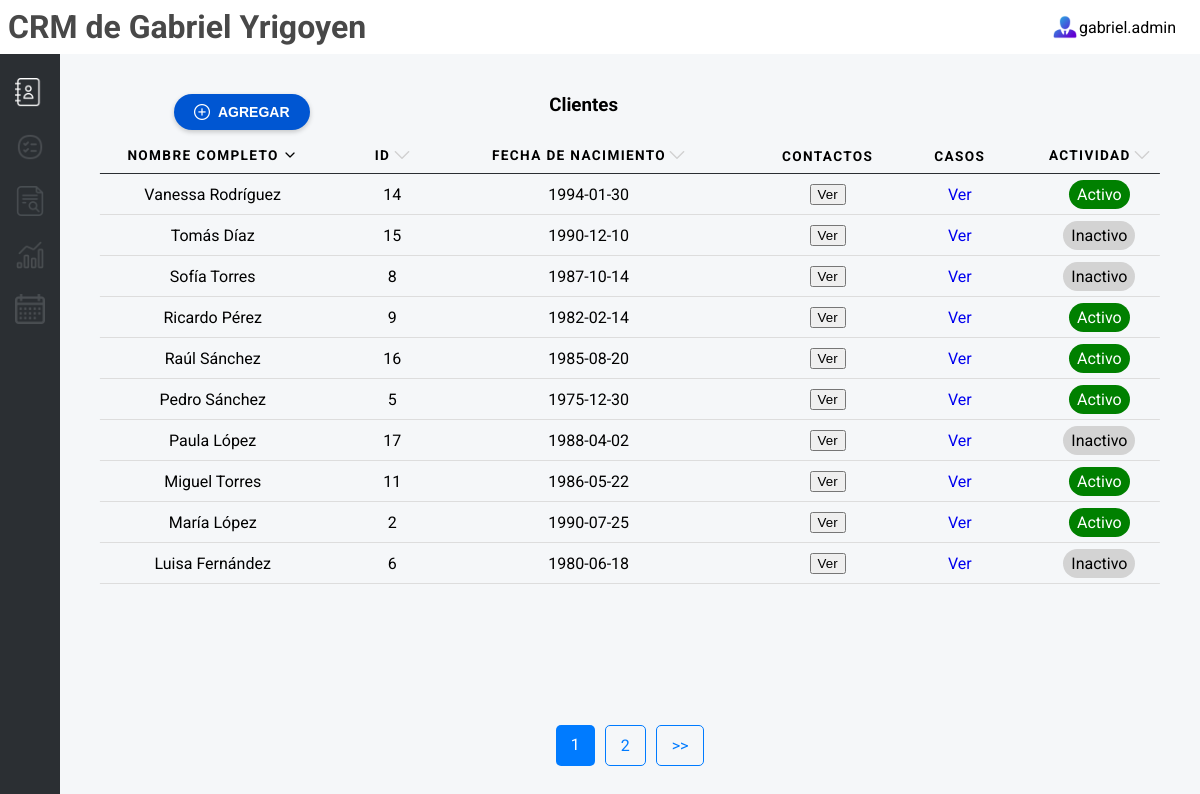
The app's page /contacts/page/1/nombre_completo/desc, older data.
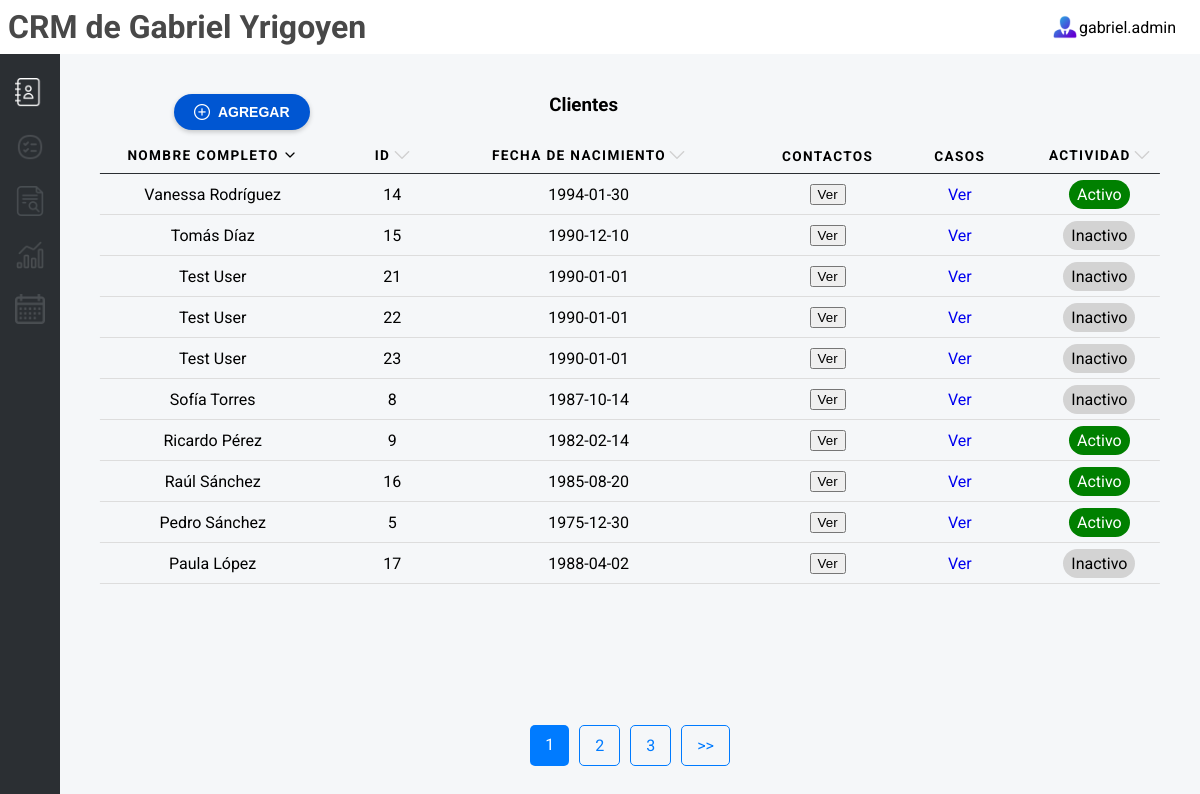
The same page, newer data.
### tables this page shows
CREATE TABLE clientes (
            id INTEGER PRIMARY KEY AUTOINCREMENT,
            nombre_completo TEXT NOT NULL,
            telefono TEXT,
            email TEXT UNIQUE,
            preferencias TEXT,
            fecha_nacimiento TEXT,
            estado_actividad TEXT DEFAULT 'Inactivo',
            notas TEXT
        );

### app.py (the view)
@app.route('/contacts', defaults={'page': 1, 'order_by': 'nombre_completo', 'order_direction': 'asc'})
@app.route('/contacts/page/<int:page>/<order_by>/<order_direction>')
def contacts(page, order_by, order_direction):
    per_page = 10  # Número de registros por página
    offset = (page - 1) * per_page  # Calcular el desplazamiento
    clientes = get_records('clientes', order_by=order_by, order_direction=order_direction, limit=per_page, offset=offset)
    total_records = get_total_records('clientes')
    total_pages = (total_records + per_page - 1) // per_page  # Redondeo hacia arriba
    return render_template(
        "contacts.html",
        clientes=clientes,
        current_page=page,
        total_pages=total_pages,
        message="Clientes",
        order_by=order_by,
        order_direction=order_direction
    )

### db_connection.py (called while the page is built)
def conectar():
    try:
        print("Conexión exitosa a la base de datos")
        return sqlite3.connect('crm_law_firm.db')
    except sqlite3.Error as e:
        print(f"Error al conectar a la base de datos: {e}")
        return None

def get_total_records(table_name):
    conn = conectar()
    cursor = conn.cursor()
    query = f"SELECT COUNT(*) FROM {table_name}"
    cursor.execute(query)
    total_records = cursor.fetchone()[0]
    conn.close()
    return total_records

def get_records(table_name, order_by, order_direction='asc', limit=10, offset=0):
    conn = conectar()
    cursor = conn.cursor()
    if order_direction not in ['asc', 'desc']:
        order_direction = 'asc'
    query = f"SELECT * FROM {table_name} ORDER BY {order_by} {order_direction} LIMIT ? OFFSET ?"
    cursor.execute(query, (limit, offset))
    records = cursor.fetchall()
    conn.close()
    return records

### templates/contacts.html (shortened to what this page needs)
{% include 'header.html' %}
<div id="contacts-tools">
  <div class="dashboard-content">
    <div class="table-top">
      <button class="button-add" onclick="openModal()">
      <img src="{{ url_for('static', filename='add-white.png') }}" alt="Add">
      Agregar
    </button><h3>{{ message }}</h3></div>
    <table>
      <thead>
        <tr>
          <th scope="col">
            <span>Nombre Completo
              <a href="/contacts/page/{{ current_page }}/nombre_completo/{{ 'desc' if order_direction == 'asc' else 'asc' }}">
                <img class="filter" src="{{ url_for('static', filename='up.png') if order_direction == 'asc' and order_by == 'nombre_completo' else (url_for('static', filename='down.png') if order_direction == 'desc' and order_by == 'nombre_completo' else url_for('static', filename='arrow-grey.png')) }}
                " alt="Orden">
              </a>
            </span>
          </th>
          <th scope="col"><span>ID <a href="/contacts/page/{{ current_page }}/id/{{ 'desc' if order_by == 'id' and order_direction == 'asc' else 'asc' }}">
            <img class="filter" src="{{ url_for('static', filename='up.png') if order_direction == 'asc' and order_by == 'id' else (url_for('static', filename='down.png') if order_direction == 'desc' and order_by == 'id' else url_for('static', filename='arrow-grey.png')) }}
            " alt="Ordenar por Estado Actividad">
          </a></span></th>
          <th scope="col">
            <span>Fecha de Nacimiento <a href="/contacts/page/{{ current_page }}/fecha_nacimiento/{{ 'desc' if order_by == 'fecha_nacimiento' and order_direction == 'asc' else 'asc' }}">
              <img class="filter" src="{{ url_for('static', filename='up.png') if order_direction == 'asc' and order_by == 'fecha_nacimiento' else (url_for('static', filename='down.png') if order_direction == 'desc' and order_by == 'fecha_nacimiento' else url_for('static', filename='arrow-grey.png')) }}
              " alt="Ordenar por Estado Actividad">
            </a></span>
          </th>
          <th scope="col">Contactos</th>
          <th scope="col">Casos</th>
          <th scope="col"><span>Actividad <a href="/contacts/page/{{ current_page }}/estado_actividad/{{ 'desc' if order_by == 'estado_actividad' and order_direction == 'asc' else 'asc' }}">
            <img class="filter" src="{{ url_for('static', filename='up.png') if order_direction == 'asc' and order_by == 'estado_actividad' else (url_for('static', filename='down.png') if order_direction == 'desc' and order_by == 'estado_actividad' else url_for('static', filename='arrow-grey.png')) }}
            " alt="Ordenar por Estado Actividad">
          </a></span></th>
        </tr>
      </thead>
      <tbody>
        {% for cliente in clientes %}
        <tr>
          <td data-label="Nombre Completo">{{ cliente[1] }}</td>
          <td data-label="ID">{{ cliente[0] }}</td>
          <td data-label="Fecha de nacimiento">{{ cliente[5] }}</td>
          <td data-label="Contactos"><button class="verBtn" data-nombre="{{ cliente[1] }}"
              data-telefono="{{ cliente[2] }}" data-email="{{ cliente[3] }}">Ver</button></td>
          <td data-label="Casos"><a href="/casos/{{ cliente[1] }}">Ver</a></td>
          <td data-label="Actividad">
            <span class="estado {% if cliente[6] == 'Activo' %}verde{% else %}gris{% endif %}">
              {{ cliente[6] }}
            </span>
          </td>
        </tr>
        {% endfor %}
      </tbody>
    </table>
    <section class="pagination">
      {% for page in range(1, total_pages + 1) %}
        <a href="/contacts/page/{{ page }}/{{ order_by }}/{{ order_direction }}" class="{% if page == current_page %}active{% endif %}">
          {{ page }}
        </a>
      {% endfor %}
      {% if current_page < total_pages %}
        <a href="/contacts/page/{{ current_page + 1 }}/{{ order_by }}/{{ order_direction }}">>></a>
      {% endif %}
    </section>
  </div>
</div>
{% include 'footer.html' %}

### templates/header.html (shortened to what this page needs)
<!DOCTYPE html>
<html lang="en">
<head>
  <link rel="stylesheet" href="{{ url_for('static', filename='style.css') }}">
  <link rel="stylesheet" href="{{ url_for('static', filename='calendar.css') }}">
  <link rel="stylesheet" href="{{ url_for('static', filename='cases.css') }}">
  <link rel="stylesheet" href="{{ url_for('static', filename='carta-pop.css') }}">
</head>
<body>
  <header>
    <a href="/"><h1>CRM de Gabriel Yrigoyen</h1></a>
    <div class="account-select"><img src="{{ url_for('static', filename='manager.png') }}"
        alt="manager-pic"><span>gabriel.admin</span></div>
  </header>
  <div id="dashboard">
    <div id="tool-select">
      <a href="/contacts"><img src="{% if message == 'Clientes' %}{{ url_for('static', filename='contact-book-white.png') }}{% else %}{{ url_for('static', filename='contact-book-grey.png') }}{% endif %}" alt=""></a>
      <a href="/tickets"><img src="{% if message == 'Tickets' %}{{ url_for('static', filename='checklist-white.png') }}{% else %}{{ url_for('static', filename='checklist-grey.png') }}{% endif %}" alt=""></a>
      <a href="/cases"><img src="{% if message == 'Casos' %}{{ url_for('static', filename='case-white.png') }}{% else %}{{ url_for('static', filename='case-grey.png') }}{% endif %}" alt=""></a>
      <a href="/report"><img src="{% if message == 'Report' %}{{ url_for('static', filename='bar-chart-white.png') }}{% else %}{{ url_for('static', filename='bar-chart-grey.png') }}{% endif %}" alt=""></a>
      <a href="/calendar"><img src="{% if message == 'Calendar' %}{{ url_for('static', filename='calendar-white.png') }}{% else %}{{ url_for('static', filename='calendar-grey.png') }}{% endif %}" alt=""></a>
    </div>

### templates/footer.html
</body>
</html>

### static/style.css (style rules this page uses)
body { background-color: #F5F7F9; font-family: "Roboto", sans-serif; height: 100vh; margin: 0; display: flex; flex-direction: column; }
a { text-decoration: none; }
th span { display: flex; justify-content: center; }
th span img { padding-left: 0.2rem; }
header { display: grid; grid-template-columns: repeat(2, 1fr); background-color: white; }
h1 { color: #484848; margin: 1vh; }
h3 { text-align: center; padding: 0 1vw; margin: 0 50% 0 0; justify-self: center; }
.account-select { justify-self: end; align-self: center; display: flex; margin-right: 2vw; }
.account-select img { width: 1.5em; height: auto; }
.account-select span { align-self: center; margin-left: 0.2vw; }
#dashboard { display: grid; grid-template-columns: repeat(2, 1fr); grid-template-columns: 5vw auto; height: 100%; }
#tool-select { display: flex; flex-direction: column; padding: 3vh 0; gap: 3vh; align-items: center; background-color: #2B2F33; }
#tool-select a { display: flex; justify-content: center; align-items: center; }
#tool-select img { width: 50%; height: auto; }
#contacts-tools { display: grid; }
.dashboard-content { display: flex; flex-direction: column; align-items: center; padding: 3vh 1vw; }
.estado { margin-top: 0.6rem; padding: 0.3rem 0.5rem; border-radius: 1rem; color: white; }
.gris { background-color: #D3D3D3; color: black; }
.verde { background-color: green; }
.filter { height: 1rem; width: auto; }
.button-add { display: flex; align-items: center; justify-content: center; align-self: flex-start; padding: 10px 20px; margin: 0 8.5vw 1vh; background-color: #0056D2; color: white; font-size: 14px; font-weight: bold; border: none; border-radius: 20px; cursor: pointer; text-transform: uppercase; box-shadow: 0 2px 5px rgba(0, 0, 0, 0.2); transition: background-color 0.3s ease, transform 0.2s ease; }
.button-add img { width: 16px; height: 16px; margin-right: 8px; }
.table-top { display: flex; flex-direction: row; margin-top: 2vh; width: 100%; justify-content: space-between; }
table { border-collapse: collapse; margin: 0; padding: 0; width: 100%; }
table tr { position: relative; }
table tr::before { content: ''; position: absolute; bottom: 0; left: 50%; width: 95%; height: 1.5px; background-color: #ddd; transform: translateX(-50%); }
table th, table td { padding: .625em; text-align: center; }
table th { font-size: .85em; letter-spacing: .1em; text-transform: uppercase; }
.pagination { margin-top: auto; justify-self: flex-end; display: flex; padding: 10px; }
.pagination a { padding: 10px 15px; margin: 0 5px; text-decoration: none; color: #007bff; border: 1px solid #007bff; border-radius: 5px; transition: background-color 0.3s; }
.pagination a.active { background-color: #007bff; color: white; border: none; }
*, *:before, *:after { -moz-box-sizing: border-box; -webkit-box-sizing: border-box; box-sizing: border-box; }
table thead tr::before { background-color: #2b2f33; }

### static/calendar.css (style rules this page uses)
*, *:before, *:after { -moz-box-sizing: border-box; -webkit-box-sizing: border-box; box-sizing: border-box; }

Row changes from the older to the newer data that the page shows:
no longer on this page (row unchanged): clientes: nombre_completo "Miguel Torres", id "11", fecha_nacimiento "1986-05-22", estado_actividad "Activo"
no longer on this page (row unchanged): clientes: nombre_completo "María López", id "2", fecha_nacimiento "1990-07-25", estado_actividad "Activo"
no longer on this page (row unchanged): clientes: nombre_completo "Luisa Fernández", id "6", fecha_nacimiento "1980-06-18", estado_actividad "Inactivo"
added clientes: nombre_completo "Test User", id "21", fecha_nacimiento "1990-01-01", estado_actividad "Inactivo"
added clientes: nombre_completo "Test User", id "22", fecha_nacimiento "1990-01-01", estado_actividad "Inactivo"
added clientes: nombre_completo "Test User", id "23", fecha_nacimiento "1990-01-01", estado_actividad "Inactivo"
Text that changed along with them:
new list line: "3"
